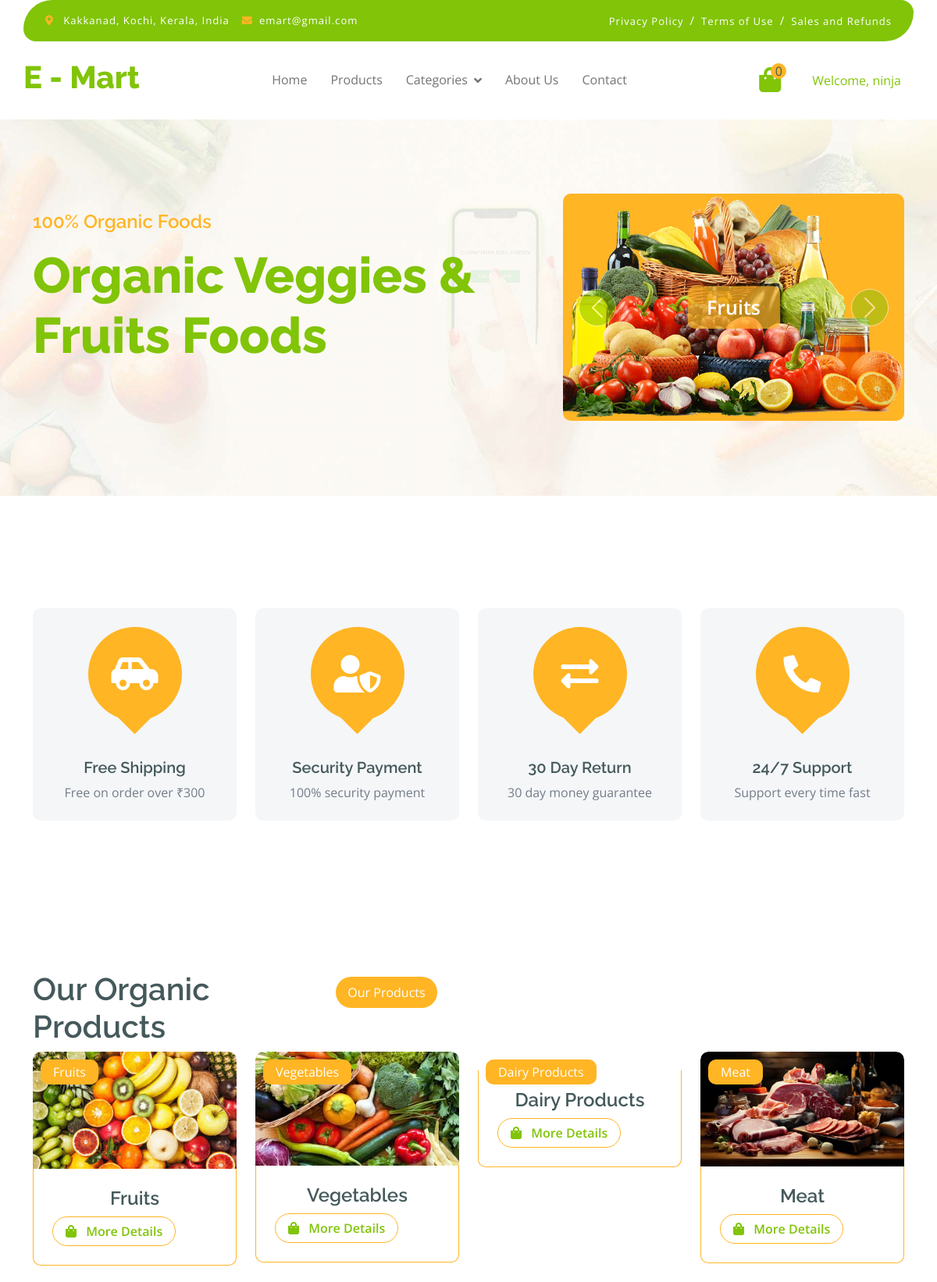
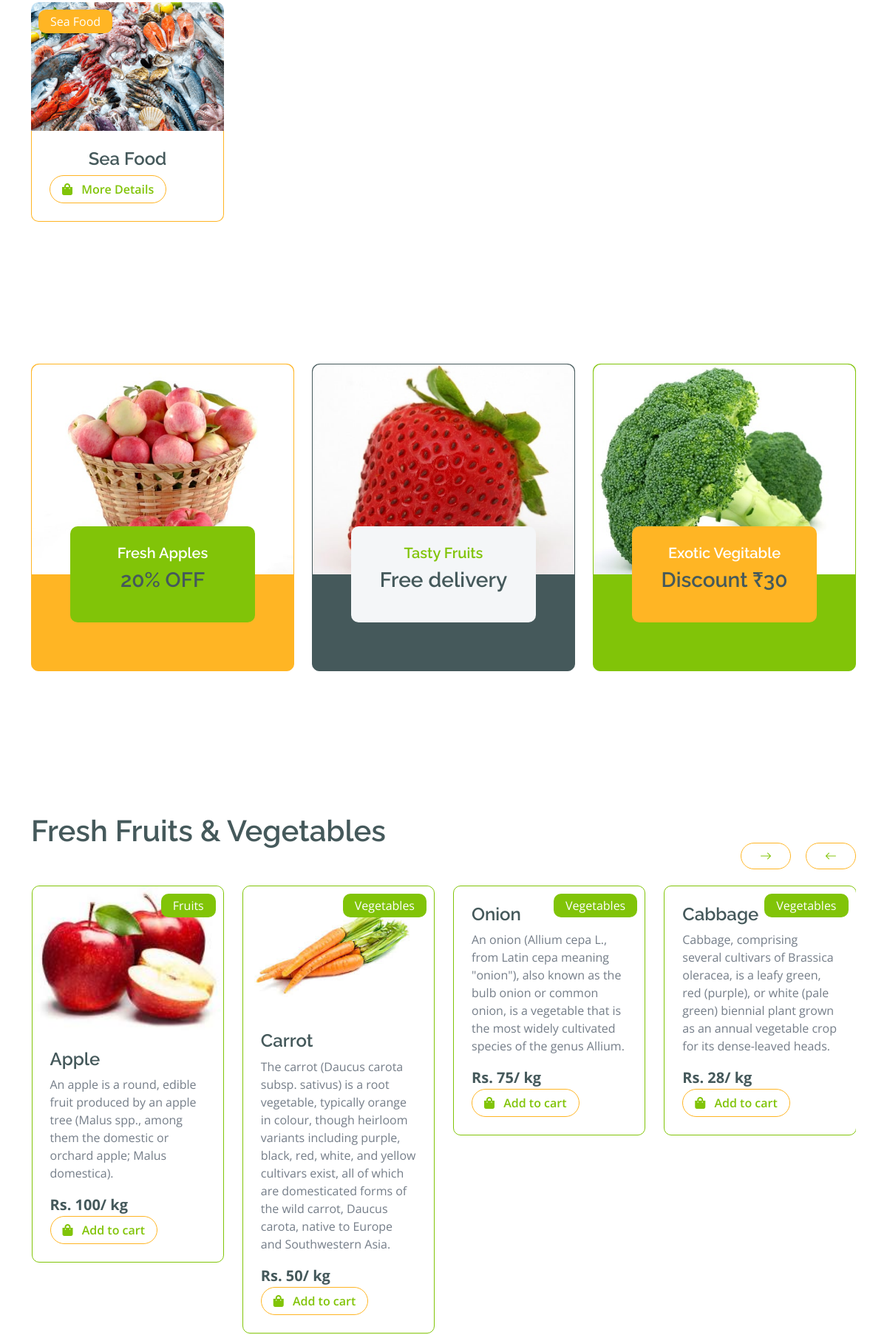
Page /Home/ (signed in, upper part) on the committed database (2 pictures, top to bottom).
### AdminApp/models.py (models this page shows)
class Category(models.Model):
    C_Name = models.CharField(max_length=100,null=True,blank=True)
    C_Desc = models.CharField(max_length=150,null=True,blank=True)
    C_Image = models.ImageField(upload_to="Category Image",blank=True,null=True)

class Product(models.Model):
    PC_Name = models.CharField(max_length=100,null=True,blank=True)
    P_Name = models.CharField(max_length=100,null=True,blank=True)
    P_Quant = models.IntegerField(null=True,blank=True)
    P_Price = models.IntegerField(null=True,blank=True)
    P_Desc = models.CharField(max_length=150,null=True,blank=True)
    P_Image = models.ImageField(upload_to="Product Image",null=True,blank=True)

### WebApp/views.py (the view)
# urls.py: path('Home/',views.home_page,name='Home'),
def home_page(request):
    categ = Category.objects.all()
    prod = Product.objects.all()
    cart_count = CartDB.objects.filter(User_Name=request.session['User_Name'])
    x = cart_count.count()
    return render(request, 'Home.html', {'categ': categ, 'x': x, 'prod': prod})

### WebApp/templates/Home.html (shortened to what this page needs)
<!DOCTYPE html>
{% load static %}
<html lang="en">
<head>
    <link rel="stylesheet" href="https://use.fontawesome.com/releases/v5.15.4/css/all.css"/>
    <link href="https://cdn.jsdelivr.net/npm/bootstrap-icons@1.4.1/font/bootstrap-icons.css" rel="stylesheet">
    <link href="{% static '/webtemp/lib/lightbox/css/lightbox.min.css' %}" rel="stylesheet">
    <link href="{% static '/webtemp/lib/owlcarousel/assets/owl.carousel.min.css' %}" rel="stylesheet">
    <link href="{% static '/webtemp/css/bootstrap.min.css' %}" rel="stylesheet">
    <link href="{% static '/webtemp/css/style.css' %}" rel="stylesheet">
</head>
<body>
<div class="container-fluid fixed-top">
    <div class="container topbar bg-primary d-none d-lg-block">
        <div class="d-flex justify-content-between">
            <div class="top-info ps-2">
                <small class="me-3"><i class="fas fa-map-marker-alt me-2 text-secondary"></i> <a href="#"
                                                                                                 class="text-white">Kakkanad,
                    Kochi, Kerala, India</a></small>
                <small class="me-3"><i class="fas fa-envelope me-2 text-secondary"></i><a href="#" class="text-white">emart@gmail.com</a></small>
            </div>
            <div class="top-link pe-2">
                <a href="#" class="text-white"><small class="text-white mx-2">Privacy Policy</small>/</a>
                <a href="#" class="text-white"><small class="text-white mx-2">Terms of Use</small>/</a>
                <a href="#" class="text-white"><small class="text-white ms-2">Sales and Refunds</small></a>
            </div>
        </div>
    </div>
    <div class="container px-0">
        <nav class="navbar navbar-light bg-white navbar-expand-xl">
            <a href="#" class="navbar-brand"><h1 class="text-primary display-6">E - Mart</h1></a>
            <div class="collapse navbar-collapse bg-white" id="navbarCollapse">
                <div class="navbar-nav mx-auto">
                    <a href="{% url 'Home' %}" class="nav-item nav-link">Home</a>
                    <a href="{% url 'OurProducts' %}" class="nav-item nav-link">Products</a>
                    <div class="nav-item dropdown">
                        <a href="#" class="nav-link dropdown-toggle" data-bs-toggle="dropdown">Categories</a>
                    </div>
                    <a href="{% url 'AboutUs' %}" class="nav-item nav-link">About Us</a>
                    <a href="{% url 'Contact' %}" class="nav-item nav-link">Contact</a>
                </div>
                <div class="d-flex m-3 me-0">
                    <a href="{% url 'Cart_Page' %}" class="position-relative me-4 my-auto">
                        <i class="fa fa-shopping-bag fa-2x"></i>
                        <span class="position-absolute bg-secondary rounded-circle d-flex align-items-center justify-content-center text-dark px-1"
                              style="top: -5px; left: 15px; height: 20px; min-width: 20px;">{{ x }}</span>
                    </a>
                    {% if request.session.User_Name %}
                    <div class="nav-item dropdown">
                        <a href="#" class="nav-link dropdown">Welcome, {{request.session.User_Name}}
                        </a>
                    </div>
                    {% endif %}
                </div>
            </div>
        </nav>
    </div>
</div>
{% block content %}
<div class="container-fluid py-5 mb-5 hero-header">
    <div class="container py-5">
        <div class="row g-5 align-items-center">
            <div class="col-md-12 col-lg-7">
                <h4 class="mb-3 text-secondary">100% Organic Foods</h4>
                <h1 class="mb-5 display-3 text-primary">Organic Veggies & Fruits Foods</h1>
            </div>
            <div class="col-md-12 col-lg-5">
                <div id="carouselId" class="carousel slide position-relative" data-bs-ride="carousel">
                    <div class="carousel-inner" role="listbox">
                        <div class="carousel-item active rounded">
                            <img src="{% static '/webtemp/img/hero-img-1.png' %}"
                                 class="img-fluid w-100 h-100 bg-secondary rounded" alt="First slide">
                            <a href="#" class="btn px-4 py-2 text-white rounded">Fruits</a>
                        </div>
                    </div>
                    <button class="carousel-control-prev" type="button" data-bs-target="#carouselId"
                            data-bs-slide="prev">
                        <span class="carousel-control-prev-icon" aria-hidden="true"></span>
                    </button>
                    <button class="carousel-control-next" type="button" data-bs-target="#carouselId"
                            data-bs-slide="next">
                        <span class="carousel-control-next-icon" aria-hidden="true"></span>
                    </button>
                </div>
            </div>
        </div>
    </div>
</div>
<div class="container-fluid featurs py-5">
    <div class="container py-5">
        <div class="row g-4">
            <div class="col-md-6 col-lg-3">
                <div class="featurs-item text-center rounded bg-light p-4">
                    <div class="featurs-icon btn-square rounded-circle bg-secondary mb-5 mx-auto">
                        <i class="fas fa-car-side fa-3x text-white"></i>
                    </div>
                    <div class="featurs-content text-center">
                        <h5>Free Shipping</h5>
                        <p class="mb-0">Free on order over ₹300</p>
                    </div>
                </div>
            </div>
            <div class="col-md-6 col-lg-3">
                <div class="featurs-item text-center rounded bg-light p-4">
                    <div class="featurs-icon btn-square rounded-circle bg-secondary mb-5 mx-auto">
                        <i class="fas fa-user-shield fa-3x text-white"></i>
                    </div>
                    <div class="featurs-content text-center">
                        <h5>Security Payment</h5>
                        <p class="mb-0">100% security payment</p>
                    </div>
                </div>
            </div>
            <div class="col-md-6 col-lg-3">
                <div class="featurs-item text-center rounded bg-light p-4">
                    <div class="featurs-icon btn-square rounded-circle bg-secondary mb-5 mx-auto">
                        <i class="fas fa-exchange-alt fa-3x text-white"></i>
                    </div>
                    <div class="featurs-content text-center">
                        <h5>30 Day Return</h5>
                        <p class="mb-0">30 day money guarantee</p>
                    </div>
                </div>
            </div>
            <div class="col-md-6 col-lg-3">
                <div class="featurs-item text-center rounded bg-light p-4">
                    <div class="featurs-icon btn-square rounded-circle bg-secondary mb-5 mx-auto">
                        <i class="fa fa-phone-alt fa-3x text-white"></i>
                    </div>
                    <div class="featurs-content text-center">
                        <h5>24/7 Support</h5>
                        <p class="mb-0">Support every time fast</p>
                    </div>
                </div>
            </div>
        </div>
    </div>
</div>
<div class="container-fluid fruite py-5">
    <div class="container py-5">
        <div class="tab-class text-center">
            <div class="row g-4">
                <div class="col-lg-4 text-start">
                    <h1>Our Organic Products</h1>
                </div>
                <div class="col-lg-8 text-start">
                    <ul class="nav nav-pills d-inline-flex text-center mb-5">
                        <li class="nav-item">
                            <a class="d-flex m-2 py-2 bg-light rounded-pill active" data-bs-toggle="pill" href="#tab-1">
                                <span class="text-dark" style="width: 130px;">Our Products </span>
                            </a>
                        </li>
                    </ul>
                </div>
            </div>
            <div class="tab-content">
                <div id="tab-1" class="tab-pane fade show p-0 active">
                    <div class="row g-4">
                        <div class="col-lg-12">
                            <div class="row g-4">
                                {% for i in categ %}
                                <div class="col-md-6 col-lg-4 col-xl-3">
                                    <div class="rounded position-relative fruite-item">
                                        <div class="fruite-img">
                                            <img src="{{i.C_Image.url}}" class="img-fluid w-100 rounded-top" alt="">
                                        </div>
                                        <div class="text-white bg-secondary px-3 py-1 rounded position-absolute"
                                             style="top: 10px; left: 10px;">{{i.C_Name}}
                                        </div>
                                        <div class="p-4 border border-secondary border-top-0 rounded-bottom">
                                            <h4>{{i.C_Name}}</h4>
                                            <div class="d-flex justify-content-between flex-lg-wrap">
                                                <a href="{% url 'FilteredProducts' fil_prod=i.C_Name %}"
                                                   class="btn border border-secondary rounded-pill px-3 text-primary"><i
                                                        class="fa fa-shopping-bag me-2 text-primary"></i> More
                                                    Details</a>
                                            </div>
                                        </div>
                                    </div>
                                </div>
                                {% endfor %}
                            </div>
                        </div>
                    </div>
                </div>
            </div>
        </div>
    </div>
</div>
<div class="container-fluid service py-5">
    <div class="container py-5">
        <div class="row g-4 justify-content-center">
            <div class="col-md-6 col-lg-4">
                <a href="#">
                    <div class="service-item bg-secondary rounded border border-secondary">
                        <img src="{% static '/webtemp/img/featur-1.jpg' %}" class="img-fluid rounded-top w-100" alt="">
                        <div class="px-4 rounded-bottom">
                            <div class="service-content bg-primary text-center p-4 rounded">
                                <h5 class="text-white">Fresh Apples</h5>
                                <h3 class="mb-0">20% OFF</h3>
                            </div>
                        </div>
                    </div>
                </a>
            </div>
            <div class="col-md-6 col-lg-4">
                <a href="#">
                    <div class="service-item bg-dark rounded border border-dark">
                        <img src="{% static '/webtemp/img/featur-2.jpg' %}" class="img-fluid rounded-top w-100" alt="">
                        <div class="px-4 rounded-bottom">
                            <div class="service-content bg-light text-center p-4 rounded">
                                <h5 class="text-primary">Tasty Fruits</h5>
                                <h3 class="mb-0">Free delivery</h3>
                            </div>
                        </div>
                    </div>
                </a>
            </div>
            <div class="col-md-6 col-lg-4">
                <a href="#">
                    <div class="service-item bg-primary rounded border border-primary">
                        <img src="{% static '/webtemp/img/featur-3.jpg' %}" class="img-fluid rounded-top w-100" alt="">
                        <div class="px-4 rounded-bottom">
                            <div class="service-content bg-secondary text-center p-4 rounded">
                                <h5 class="text-white">Exotic Vegitable</h5>
                                <h3 class="mb-0">Discount ₹30</h3>
                            </div>
                        </div>
                    </div>
                </a>
            </div>
        </div>
    </div>
</div>
<div class="container-fluid vesitable py-5">
    <div class="container py-5">
        <h1 class="mb-0">Fresh Fruits & Vegetables</h1>
        <div class="owl-carousel vegetable-carousel justify-content-center">
            {% for i in prod %}
            {% if i.PC_Name == 'Fruits' or i.PC_Name == 'Vegetables' %}
            <div class="border border-primary rounded position-relative vesitable-item">
                <div class="vesitable-img">
                    <img src="{{i.P_Image.url}}" class="img-fluid w-100 rounded-top"
                         alt="">
                </div>
                <div class="text-white bg-primary px-3 py-1 rounded position-absolute" style="top: 10px; right: 10px;">
                    {{i.PC_Name}}
                </div>
                <div class="p-4 rounded-bottom">
                    <h4>{{i.P_Name}}</h4>
                    <p>{{i.P_Desc}}</p>
                    <div class="d-flex justify-content-between flex-lg-wrap">
                        <p class="text-dark fs-5 fw-bold mb-0">Rs. {{i.P_Price}}/ kg</p>
                        <a href="" class="btn border border-secondary rounded-pill px-3 text-primary"><i
                                class="fa fa-shopping-bag me-2 text-primary"></i> Add to cart</a>
                    </div>
                </div>
            </div>
            {% endif %}
            {% endfor %}
        </div>
    </div>
</div>
{% endblock %}
</body>
</html>

### rows in the picture
Category: C_Image (picture), C_Name "Fruits"
Category: C_Image (picture), C_Name "Vegetables"
Category: C_Name "Dairy Products"
Category: C_Image (picture), C_Name "Meat"
Category: C_Image (picture), C_Name "Sea Food"
Product: P_Image (picture), PC_Name "Fruits", P_Name "Apple", P_Desc "An apple is a round, edible fruit produced by an apple tree (Malus spp., among them the domestic or orchard apple; Malus domestica).", P_Price "100"
Product: P_Image (picture), PC_Name "Vegetables", P_Name "Carrot", P_Desc "The carrot (Daucus carota subsp. sativus) is a root vegetable, typically orange in colour, though heirloom variants including purple, black, red, white, and yellow cultivars exist, all of which are domesticated forms of the wild carrot, Daucus carota, native to Europe and Southwestern Asia.", P_Price "50"
Product: PC_Name "Vegetables", P_Name "Onion", P_Desc "An onion (Allium cepa L., from Latin cepa meaning \"onion\"), also known as the bulb onion or common onion, is a vegetable that is the most widely cultivated species of the genus Allium.", P_Price "75"
Product: PC_Name "Vegetables", P_Name "Cabbage", P_Desc "Cabbage, comprising several cultivars of Brassica oleracea, is a leafy green, red (purple), or white (pale green) biennial plant grown as an annual vegetable crop for its dense-leaved heads.", P_Price "28"

### other values in the picture
{{ x }} "0"
{{ request.session.User_Name }} "ninja"
